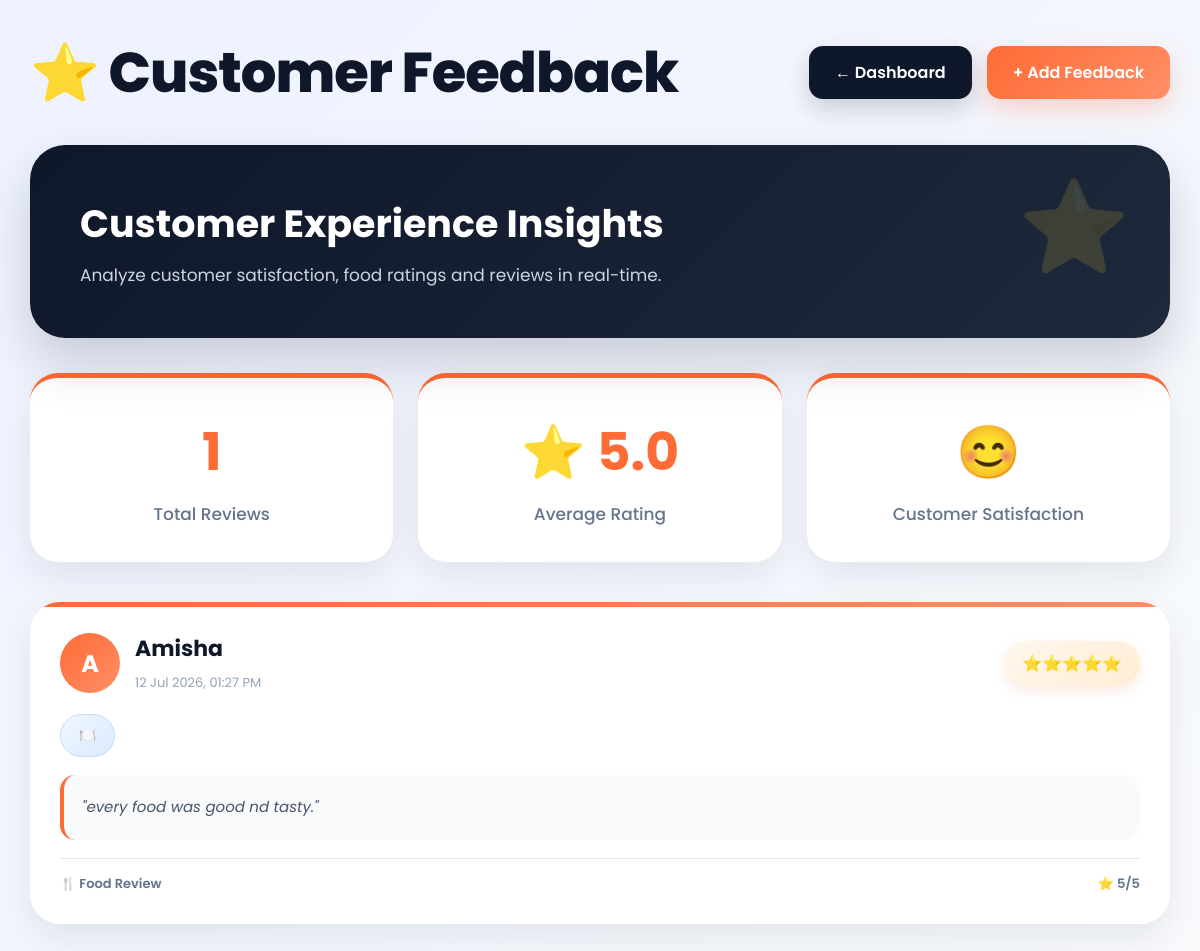
The page /feedback/ on the database its author committed.
### feedback/models.py (models this page shows, shortened)
class Feedback(models.Model):
    menu_item = models.ForeignKey(
        MenuItem,
        on_delete=models.CASCADE,
        related_name='reviews',
        null=True,
        blank=True
    )
    customer_name = models.CharField(
        max_length=100
    )
    rating = models.IntegerField()
    message = models.TextField()
    created_at = models.DateTimeField(
        auto_now_add=True
    )

### feedback/views.py (the view)
def feedback_list(request):
    feedbacks = Feedback.objects.select_related(
        'menu_item'
    ).order_by(
        '-created_at'
    )
    total_feedbacks = Feedback.objects.count()
    average_rating = Feedback.objects.aggregate(
        Avg('rating')
    )['rating__avg']
    context = {
        'feedbacks': feedbacks,
        'total_feedbacks': total_feedbacks,
        'average_rating': round(
            average_rating or 0,
            1
        )
    }
    return render(
        request,
        'feedback/feedback_list.html',
        context
    )

### templates/feedback/feedback_list.html (shortened to what this page needs)
<!DOCTYPE html>
<html>
<head>
</head>
<body>
<div class="container">
    <div class="header">
        <h1 class="title">
            ⭐ Customer Feedback
        </h1>
        <div class="actions">
            <a href="/dashboard/" class="btn dashboard-btn">
                ← Dashboard
            </a>
            <a href="{% url 'add_feedback' %}" class="btn add-btn">
                + Add Feedback
            </a>
        </div>
    </div>
    <div class="hero-banner">
        <h2>
            Customer Experience Insights
        </h2>
        <p>
            Analyze customer satisfaction, food ratings and reviews in real-time.
        </p>
    </div>
    <div class="stats-grid">
        <div class="stat-card">
            <h2>{{ total_feedbacks }}</h2>
            <p>Total Reviews</p>
        </div>
        <div class="stat-card">
            <h2>⭐ {{ average_rating }}</h2>
            <p>Average Rating</p>
        </div>
        <div class="stat-card">
            <h2>
                {% if average_rating >= 4 %}
                    😊
                {% elif average_rating >= 3 %}
                    🙂
                {% else %}
                    😐
                {% endif %}
            </h2>
            <p>Customer Satisfaction</p>
        </div>
    </div>
    {% if feedbacks %}
    <div class="feedback-grid">
        {% for feedback in feedbacks %}
        <div class="feedback-card">
            <div class="feedback-top">
                <div class="customer-info">
                    <div class="avatar">
                        {{ feedback.customer_name|first|upper }}
                    </div>
                    <div>
                        <h3>
                            {{ feedback.customer_name }}
                        </h3>
                        <span class="date">
                            {{ feedback.created_at|date:"d M Y, h:i A" }}
                        </span>
                    </div>
                </div>
                <div class="rating-badge">
                    {% if feedback.rating == 5 %}
                        ⭐⭐⭐⭐⭐
                    {% elif feedback.rating == 4 %}
                        ⭐⭐⭐⭐
                    {% elif feedback.rating == 3 %}
                        ⭐⭐⭐
                    {% elif feedback.rating == 2 %}
                        ⭐⭐
                    {% else %}
                        ⭐
                    {% endif %}
                </div>
            </div>
            <div class="food-item">
                🍽️ {{ feedback.menu_item.name }}
            </div>
            <div class="review-text">
                "{{ feedback.message }}"
            </div>
            <div class="food-stats">
                <span>
                    🍴 Food Review
                </span>
                <span>
                    ⭐ {{ feedback.rating }}/5
                </span>
            </div>
        </div>
        {% endfor %}
    </div>
    {% endif %}
</div>
</body>
</html>

### templates/feedback/feedback_list.html (style rules this page uses)
* { margin:0; padding:0; box-sizing:border-box; font-family:'Poppins',sans-serif; }
body { background:linear-gradient( 135deg, #eef2ff, #f8fafc ); min-height:100vh; padding:30px; }
.container { max-width:1450px; margin:auto; }
.header { display:flex; justify-content:space-between; align-items:center; flex-wrap:wrap; gap:20px; margin-bottom:30px; }
.title { font-size:56px; font-weight:800; color:#0f172a; letter-spacing:-1px; }
.actions { display:flex; gap:15px; flex-wrap:wrap; }
.btn { text-decoration:none; padding:14px 26px; border-radius:14px; font-weight:600; transition:.35s; }
.dashboard-btn { background:#0f172a; color:white; box-shadow:0 10px 25px rgba(15,23,42,.18); }
.add-btn { background:linear-gradient( 135deg, #ff6b35, #ff8f66 ); color:white; box-shadow:0 10px 25px rgba(255,107,53,.25); }
.hero-banner { background:linear-gradient( 135deg, #0f172a, #1e293b ); color:white; padding:50px; border-radius:35px; margin-bottom:35px; position:relative; overflow:hidden; box-shadow: 0 25px 50px rgba( 15, 23, 42, .18 ); }
.hero-banner::after { content:"⭐"; position:absolute; top:15px; right:40px; font-size:90px; opacity:.15; }
.hero-banner h2 { font-size:38px; font-weight:700; margin-bottom:10px; }
.hero-banner p { color:#cbd5e1; font-size:17px; max-width:650px; }
.stats-grid { display:grid; grid-template-columns: repeat(auto-fit,minmax(280px,1fr)); gap:25px; margin-bottom:40px; }
.stat-card { background:white; border-radius:28px; padding:35px; text-align:center; box-shadow:0 15px 35px rgba(15,23,42,.08); border-top:5px solid #ff6b35; transition:.35s; }
.stat-card h2 { font-size:52px; color:#ff6b35; margin-bottom:10px; }
.stat-card p { color:#64748b; font-size:17px; font-weight:500; }
.feedback-grid { display:grid; grid-template-columns: repeat(auto-fit,minmax(420px,1fr)); gap:30px; }
.feedback-card { background:white; border-radius:30px; padding:30px; position:relative; overflow:hidden; box-shadow: 0 15px 35px rgba( 15, 23, 42, .08 ); transition:.35s; }
.feedback-card::before { content:""; position:absolute; top:0; left:0; width:100%; height:5px; background:linear-gradient( 90deg, #ff6b35, #ff8f66 ); }
.feedback-top { display:flex; justify-content:space-between; align-items:center; margin-bottom:20px; }
.customer-info { display:flex; align-items:center; gap:15px; }
.avatar { width:60px; height:60px; border-radius:50%; background:linear-gradient( 135deg, #ff6b35, #ff8f66 ); color:white; display:flex; align-items:center; justify-content:center; font-size:24px; font-weight:700; }
.customer-info h3 { color:#0f172a; font-size:22px; margin-bottom:4px; }
.date { color:#94a3b8; font-size:13px; }
.rating-badge { background:linear-gradient( 135deg, #fff7ed, #ffedd5 ); color:#ea580c; padding:10px 18px; border-radius:25px; font-size:16px; font-weight:700; box-shadow: 0 5px 15px rgba( 234, 88, 12, .12 ); }
.food-item { display:inline-flex; align-items:center; gap:8px; background:linear-gradient( 135deg, #eff6ff, #dbeafe ); color:#2563eb; padding:10px 18px; border-radius:25px; font-size:14px; font-weight:600; margin-bottom:18px; border:1px solid #bfdbfe; }
.review-text { background:#f8fafc; border-left:4px solid #ff6b35; padding:18px; border-radius:15px; color:#475569; line-height:1.9; font-size:15px; font-style:italic; }
.food-stats { display:flex; justify-content:space-between; align-items:center; margin-top:18px; padding-top:15px; border-top:1px solid #e2e8f0; }
.food-stats span { color:#64748b; font-size:13px; font-weight:600; }

### rows shown on the page
Feedback: customer_name|first "A", customer_name "Amisha", created_at "12 Jul 2026, 01:27 PM", message "every food was good nd tasty.", rating "5"

### other values the page prints
{{ total_feedbacks }} "1"
{{ average_rating }} "5.0"
